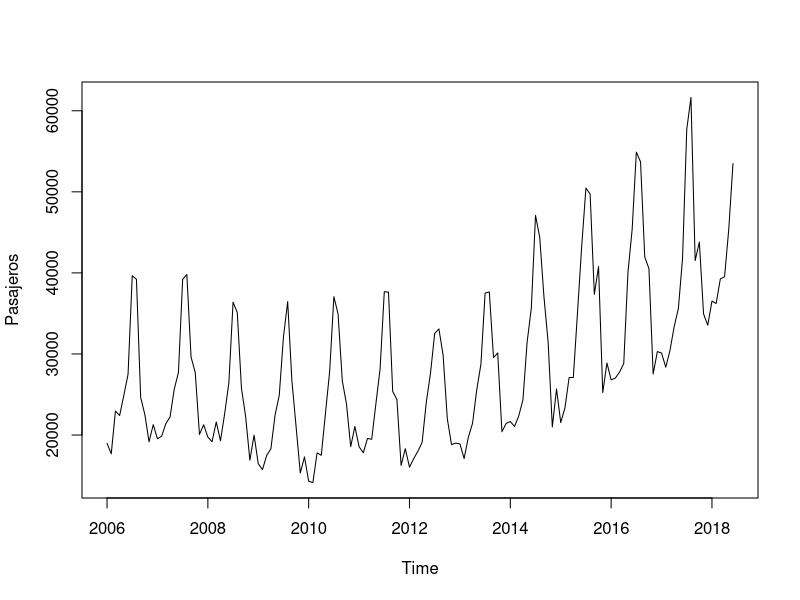
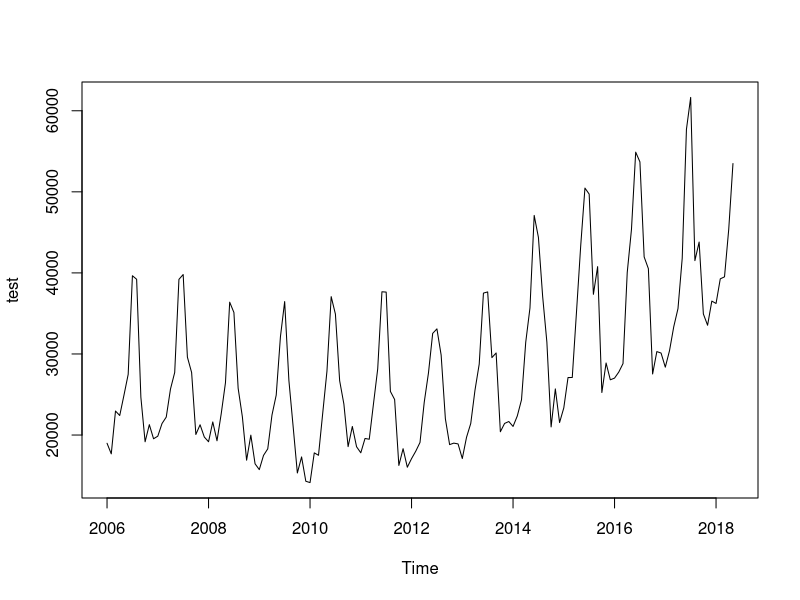
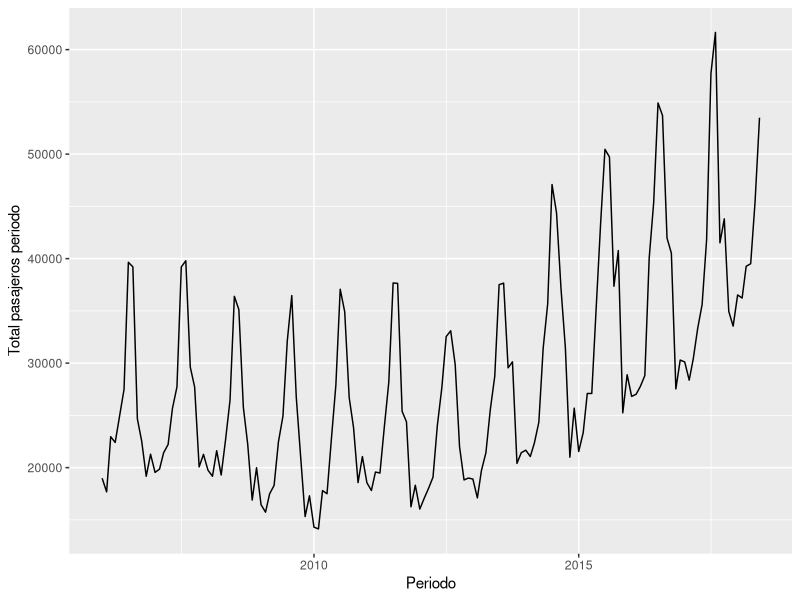
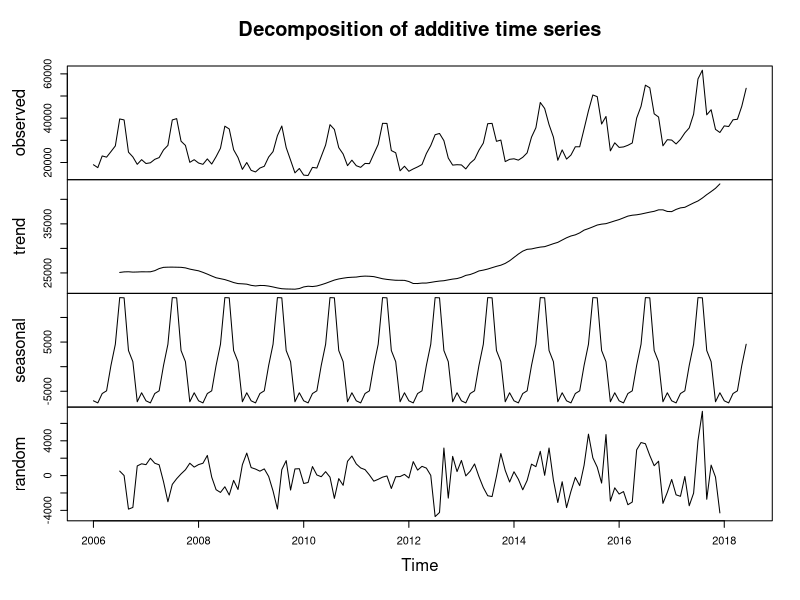

Recreate these plots in R, in order. (Note: this script raises an error after producing the figures.)
#install.packages("readxl")
#install.packages("forecast")
#install.packages("tidyverse")
#install.packages("zoo")
#install.packages("tseries")
#install.packages("lmtest")


library(readxl)    # Leer bases de datos
library(forecast)  # Comandos para series de Tiempo
library(tidyverse) # Manipulación de datos, dplyr y ggplot2
library(zoo)       # Series de Tiempo y fechas
library(tseries)   # Para ocupar la funcion adf.test()
library(lmtest)    # Para validar los coeficientes


library(readxl)


# Actividad I -------------------------------------------------------------
### a.-  Cargue la base de datos AirCanada.xlxs e inspeccionela

AirCanada <- read_excel("air canada.xlsx")
names(AirCanada)
summary(AirCanada)
head(AirCanada)

### b.- Utilizando el comando ts() transforme los datos a un formato "serie de
### tiempo“ que considere el período desde Enero de 2006 a Junio de 2018

AirCanada =  AirCanada[-c(1:6),]

Pasajeros = ts(data = AirCanada$`Total pasajeros periodo`,
               start=c(2006,1),
               frequency=12)
str(Pasajeros)

b = AirCanada$`Total pasajeros periodo`

b[10]=NA

View(b)

test = ts(data = na.omit(b),
          start=c(2006,1),
          frequency=12)
test
### c.- Utilizando el comando plot.ts() grafique la serie de tiempo resultante
### Comente

plot.ts(Pasajeros)
plot.ts(test)

### d.- Utilizando la función as Date transforme la variable de tiempo a
### formato "date" Realice un gráfico Y vs t para visualizar la serie

# zoo 

# as.Date() # me transforma en formato date
# as.yearm

# Para usar la transformación de la fecha, tiene que ser tipo "chr"

AirCanada$Periodo = as.character(AirCanada$Periodo)
AirCanada$Periodo = as.Date(as.yearmon(AirCanada$Periodo,"%Y%m"))


# YYYYMM -> "%Y%m"
# MM-YYYY -> "%m-%Y"

ggplot(data = AirCanada, aes(x=Periodo, y =`Total pasajeros periodo`)) +
  geom_line()


### e.- Utilice el comando decompose() y comente sobre la tendencia y
### estacionalidad de la serie

Descomposicion = decompose(Pasajeros)

plot(Descomposicion)
# observed  = los 3 sumaods ramdon+ seasonal + trend
# se divide en 3 parte trend =   tendencia +,  seasonal   forescasting
#, random = aleatorio  es marge de error que tiene entre tendencia y seasonal


acf(air_canada$`Total pasajeros periodo`)
# correlacion entre frecuencia 

